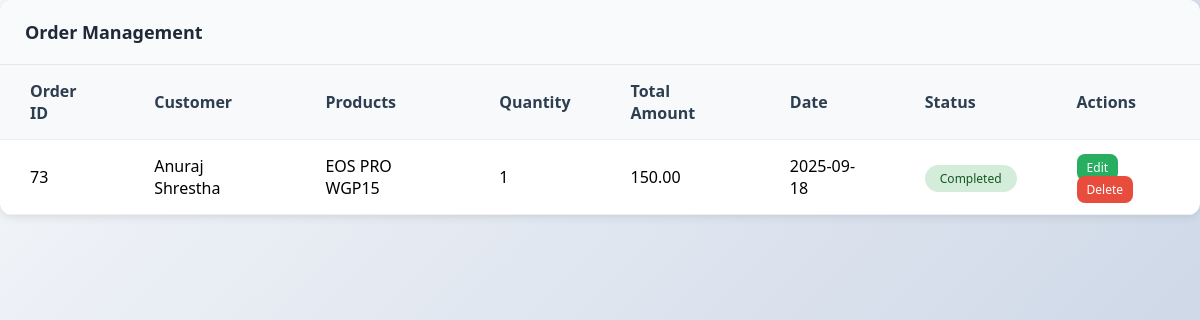
/Admin/order.php, run on the app's committed database.
### tables this page shows
CREATE TABLE `orders` (
  `id` int(11) NOT NULL,
  `customer_id` int(11) NOT NULL,
  `order_date` timestamp NOT NULL DEFAULT current_timestamp(),
  `total_amount` decimal(10,2) NOT NULL,
  `status` varchar(20) NOT NULL DEFAULT 'pending',
  `created_at` timestamp NOT NULL DEFAULT current_timestamp(),
  `updated_at` timestamp NULL DEFAULT NULL,
  `updated_by` int(11) DEFAULT NULL
);

CREATE TABLE `customers` (
  `id` int(11) NOT NULL,
  `fullname` varchar(50) NOT NULL,
  `phone` varchar(20) DEFAULT NULL,
  `email` varchar(100) NOT NULL,
  `password` varchar(250) NOT NULL,
  `address` varchar(250) DEFAULT NULL,
  `status` tinyint(1) NOT NULL DEFAULT 0,
  `created_at` timestamp NOT NULL DEFAULT current_timestamp(),
  `updated_at` timestamp NULL DEFAULT NULL,
  `updated_by` int(11) DEFAULT NULL
);

CREATE TABLE `products` (
  `id` int(11) NOT NULL,
  `category_id` int(11) NOT NULL,
  `name` varchar(100) NOT NULL,
  `description` text DEFAULT NULL,
  `price` decimal(10,2) NOT NULL,
  `stock_quantity` int(11) NOT NULL,
  `status` tinyint(1) NOT NULL DEFAULT 0,
  `created_at` timestamp NOT NULL DEFAULT current_timestamp(),
  `updated_at` timestamp NULL DEFAULT NULL
);

CREATE TABLE `order_details` (
  `id` int(11) NOT NULL,
  `order_id` int(11) NOT NULL,
  `color` varchar(255) DEFAULT NULL,
  `address` varchar(255) DEFAULT NULL,
  `city` varchar(100) DEFAULT NULL,
  `state` varchar(100) DEFAULT NULL,
  `zip` varchar(20) DEFAULT NULL,
  `product_id` int(11) NOT NULL,
  `quantity` int(11) NOT NULL,
  `unit_price` decimal(10,2) NOT NULL,
  `subtotal` decimal(10,2) NOT NULL,
  `created_at` timestamp NOT NULL DEFAULT current_timestamp(),
  `updated_at` timestamp NULL DEFAULT NULL
);

### Admin/order.php (the view, shortened to what this page needs)
<?php
include "../config/connection.php";
$sql = "SELECT
    o.id AS `id`,
    c.fullname AS `Customer`,
    p.name AS `Product`,
    o.total_amount AS `Total_Amount`,
    o.status AS `Status`,
    od.quantity AS `Quantity`,
    DATE(od.created_at) AS `OrderDate`
FROM orders o
JOIN customers c ON o.customer_id = c.id
JOIN order_details od ON o.id = od.order_id
JOIN products p ON od.product_id = p.id;";
$res = mysqli_query($conn, $sql);
include "header.php" ?>
<div class="table-container">
    <div class="table-header">
        <div class="table-title">Order Management</div>
    </div>
    <table>
        <thead>
            <tr>
                <th>Order ID</th>
                <th>Customer</th>
                <th>Products</th>
                <th>Quantity</th>
                <th>Total Amount</th>
                <th>Date</th>
                <th>Status</th>
                <th>Actions</th>
            </tr>
        </thead>
        <tbody>
            <?php $i = 1;
            while ($row = mysqli_fetch_assoc($res)) { ?>
                <tr>
                    <td><?php echo $row['id']; ?></td>
                    <td><?php echo $row['Customer']; ?></td>
                    <td><?php echo $row['Product']; ?></td>
                    <td><?php echo $row['Quantity']; ?></td>
                    <td><?php echo $row['Total_Amount']; ?></td>
                    <td><?php echo $row['OrderDate']; ?></td>
                    <td>
                        <?php if ($row['Status'] === 'Completed'): ?>
                            <span class="status status-active"><?php echo $row['Status']; ?></span>
                        <?php else: ?>
                            <span class="status status-inactive"><?php echo $row['Status']; ?></span>
                        <?php endif; ?>
                    <td>
                        <a href="./edit-order.php?order_id=<?php echo $row['id'] ?>" title=""
                            class="btn btn-success">Edit</a>
                        <a href="./delete-order.php?order_id=<?php echo $row['id'] ?>" title="" class="btn btn-danger">Delete</a>
                    </td>
                </tr>
                <?php $i++;
            } ?>
        </tbody>
    </table>
</div>

### Admin/assets/style.css (style rules this page uses)
* { margin: 0; padding: 0; box-sizing: border-box; }
body { font-family: "Segoe UI", Tahoma, Geneva, Verdana, sans-serif; background: linear-gradient(135deg, #f5f7fa 0%, #c3cfe2 100%); min-height: 100vh; }
a { text-decoration: none; }
.table-container { background: white; border-radius: 15px; overflow: hidden; box-shadow: 0 5px 20px rgba(0, 0, 0, 0.1); margin-bottom: 20px; }
.table-header { padding: 20px 30px; background: linear-gradient(45deg, #2c3e50, #34495e); color: white; display: flex; justify-content: space-between; align-items: center; }
.table-title { font-size: 20px; font-weight: 600; }
.btn { padding: 10px 20px; border: none; border-radius: 8px; cursor: pointer; font-weight: 500; transition: all 0.3s ease; }
.btn-danger { background: #e74c3c; color: white; padding: 5px 10px; font-size: 12px; }
.btn-success { background: #27ae60; color: white; padding: 5px 10px; font-size: 12px; }
table { width: 100%; border-collapse: collapse; }
th, td { padding: 15px 30px; text-align: left; border-bottom: 1px solid #ecf0f1; }
th { background: #f8f9fa; font-weight: 600; color: #2c3e50; }
.status { padding: 5px 15px; border-radius: 20px; font-size: 12px; font-weight: 500; }
.status-active { background: #d4edda; color: #155724; }
.table-container { background: white; border-radius: 12px; overflow: hidden; box-shadow: 0 2px 10px rgba(0,0,0,0.1); }
.table-header { background: #f8fafc; padding: 20px 25px; border-bottom: 1px solid #e5e7eb; }
.table-title { font-size: 18px; font-weight: 600; color: #1f2937; }

### data on the page
orders: id "73", customer.fullname "Anuraj Shrestha", products.name "EOS PRO WGP15", order_details.quantity "1", total_amount "150.00", OrderDate "2025-09-18", status "Completed"
